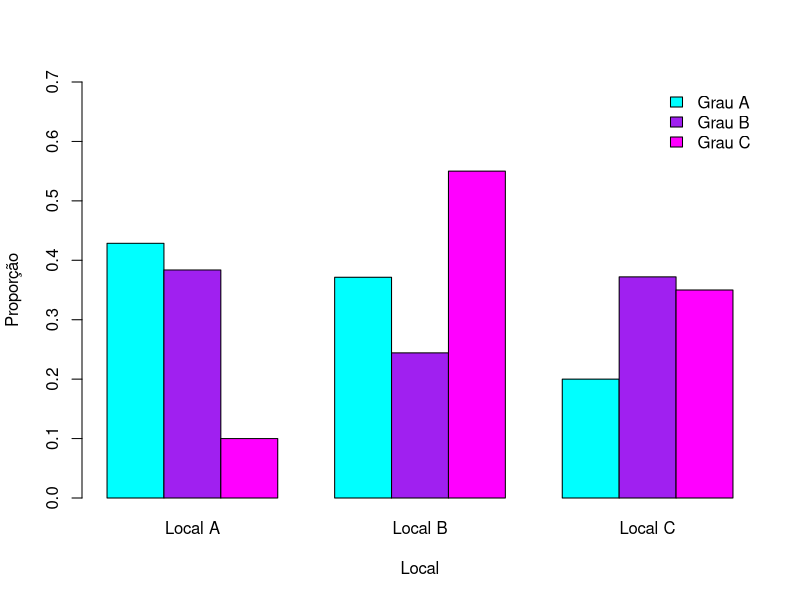

Here is the R script that generated this plot:
library(here)

dados <- read.csv("data/cancer.csv", sep=";")

tab_abs <- table(dados$Grau, dados$Local)
tab_rel <- prop.table(tab_abs, 1)

tab_rel*100

png("pre-av/p1/barplot.png")
barplot(tab_rel, beside=T, col=c("cyan", "purple", "magenta"), xlab="Local", ylab="Proporção", names=c("Local A", "Local B", "Local C"), ylim=c(0, 0.7))
legend("topright", legend=c("Grau A", "Grau B", "Grau C"), fill=c("cyan", "purple", "magenta"), bty="n")
graphics.off()
